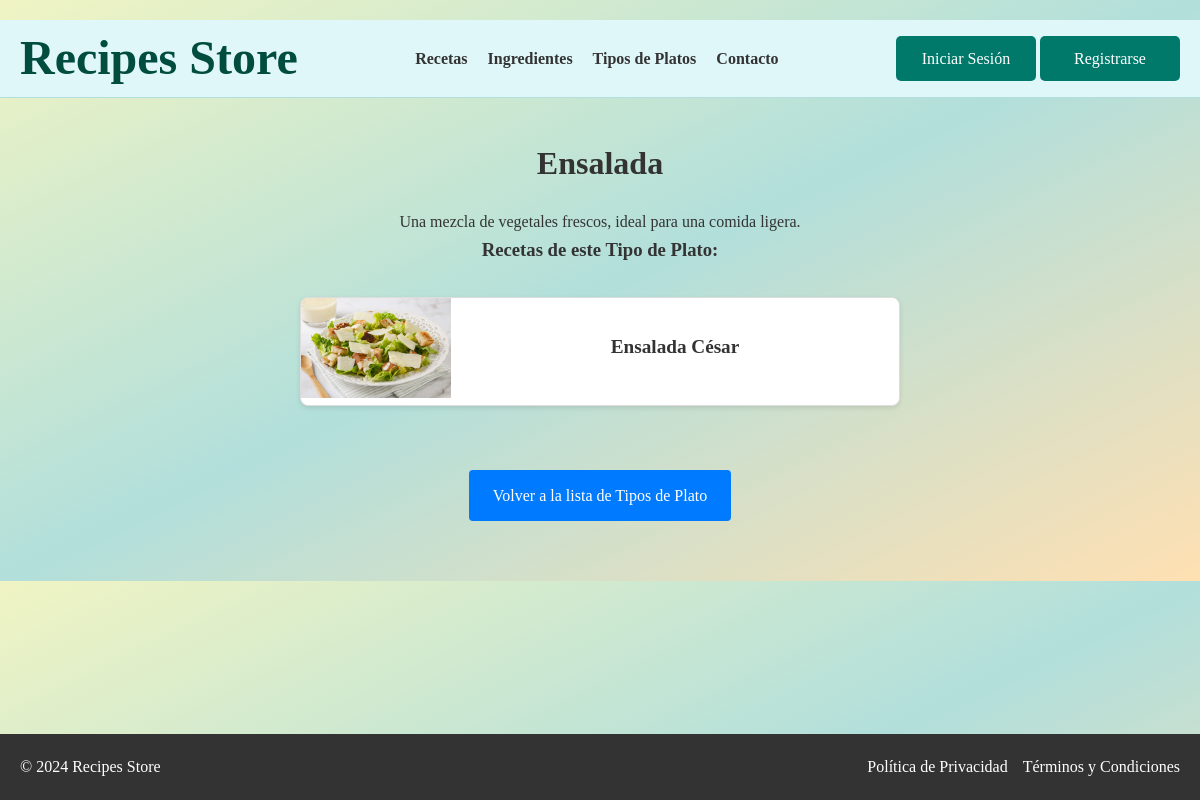
Screenshot of /tipos_plato/1/ with the database file from the repository.
### appRecetario/models.py (models this page shows, shortened)
class TipoPlato(models.Model):
    nombre = models.CharField(max_length=100)
    descripcion = models.TextField()

class Receta(models.Model):
    nombre = models.CharField(max_length=100)
    tipo_plato = models.ForeignKey('TipoPlato', on_delete=models.CASCADE)
    ingredientes = models.TextField()
    imagen = models.ImageField(upload_to='recetas/', blank=True, null=True)

### appRecetario/views.py (the view)
# urls.py: path('tipos_plato/<int:id>/', views.detail_tipo_plato, name='detail_tipo_plato'),
def detail_tipo_plato(request, id):
    tipo_plato = get_object_or_404(TipoPlato, id=id)
    return render(request, 'tipos_plato/detail.html', {'tipo_plato': tipo_plato})

### appRecetario/templates/tipos_plato/detail.html (shortened to what this page needs)
{% extends 'base.html' %}
{% load static %}
{% block extrastyle %}
<link rel="stylesheet" href="{% static 'styleDetalles.css' %}">
{% endblock %}
{% block contenido %}
<h2>{{ tipo_plato.nombre }}</h2>
<p>{{ tipo_plato.descripcion }}</p>
<h3>Recetas de este Tipo de Plato:</h3>
<div class="recipes-container">
    {% for receta in tipo_plato.receta_set.all %}
    <a href="{% url 'detail_receta' receta.id %}" class="recipe-card-rectangular">
        <div class="recipe-image-rectangular">
            <img src="{{ receta.imagen.url }}" alt="{{ receta.nombre }}">
        </div>
        <div class="recipe-text-rectangular">
            <h4>{{ receta.nombre }}</h4>
        </div>
    </a>
    {% empty %}
    <p>No hay recetas disponibles para este tipo de plato.</p>
    {% endfor %}
</div>
<a href="{% url 'list_tipos_plato' %}" class="btn-volver">Volver a la lista de Tipos de Plato</a>
{% endblock %}

### appRecetario/static/style.css (style rules this page uses)
* { margin: 0; padding: 0; box-sizing: border-box; font-family: 'Georgia', serif; }
body { background-color: #F8F8F8; color: #333; line-height: 1.6; }
.main-content h2 { font-size: 2em; margin-bottom: 20px; color: #333; }
.recipes-container { display: grid; grid-template-columns: repeat(auto-fit, minmax(250px, 1fr)); gap: 20px; }
body { background: linear-gradient(to bottom right, #f0f4c3, #b2dfdb, #ffe0b2); padding: 20px 0; }

### appRecetario/static/styleDetalles.css (style rules this page uses)
.categories-container, .recipes-container { display: flex; flex-direction: column; gap: 1.5rem; justify-content: center; padding: 2rem; }
.category-card-rectangular, .recipe-card-rectangular { display: flex; align-items: center; text-decoration: none; color: #000; background: #fff; border: 1px solid #ddd; border-radius: 8px; overflow: hidden; width: 100%; max-width: 600px; margin: 0 auto; box-shadow: 0 2px 5px rgba(0, 0, 0, 0.1); transition: transform 0.2s ease, box-shadow 0.2s ease; }
.category-image-rectangular, .recipe-image-rectangular { flex-shrink: 0; width: 150px; height: 100%; overflow: hidden; }
.category-image-rectangular img, .recipe-image-rectangular img { width: 100%; height: 100%; object-fit: cover; }
.category-text-rectangular, .recipe-text-rectangular { flex: 1; padding: 1rem; }
.category-text-rectangular h4, .recipe-text-rectangular h4 { font-size: 1.2rem; margin-bottom: 0.5rem; color: #333; }
.btn-volver { display: inline-block; margin-top: 2rem; padding: 0.8rem 1.5rem; color: #fff; background-color: #007BFF; text-decoration: none; border-radius: 4px; text-align: center; transition: background-color 0.2s ease; }

### rows the page displays
TipoPlato: nombre "Ensalada", descripcion "Una mezcla de vegetales frescos, ideal para una comida ligera."
Receta: imagen (picture), nombre "Ensalada César"
